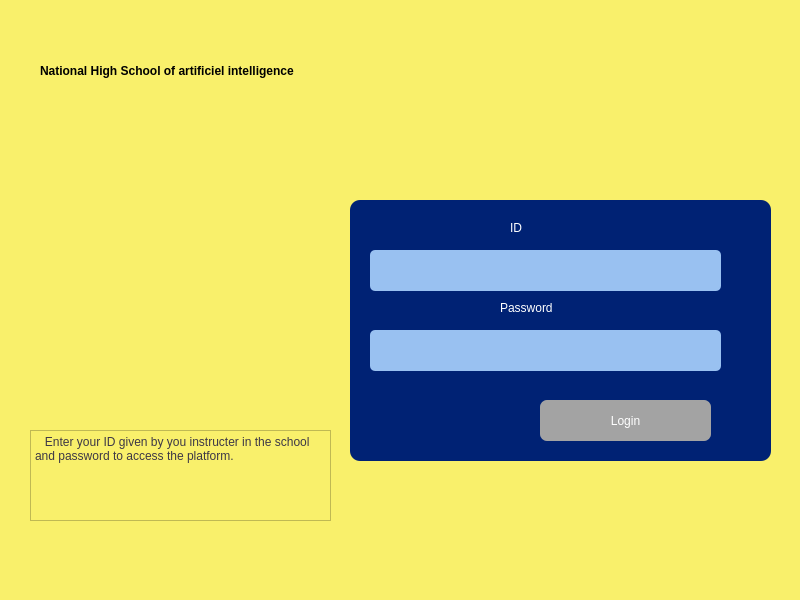
<?xml version="1.0" encoding="UTF-8"?>
<ui version="4.0">
 <class>MainWindow</class>
 <widget class="QMainWindow" name="MainWindow">
  <property name="geometry">
   <rect>
    <x>0</x>
    <y>0</y>
    <width>800</width>
    <height>600</height>
   </rect>
  </property>
  <property name="windowTitle">
   <string>Login</string>
  </property>
  <property name="windowIcon">
   <iconset theme="emblem-readonly"/>
  </property>
  <property name="styleSheet">
   <string notr="true">background-color:rgb(249, 240, 107);</string>
  </property>
  <widget class="QWidget" name="centralwidget">
   <widget class="QWidget" name="widget_2" native="true">
    <property name="geometry">
     <rect>
      <x>350</x>
      <y>200</y>
      <width>421</width>
      <height>261</height>
     </rect>
    </property>
    <property name="styleSheet">
     <string notr="true">border-radius:10px;

background-color:rgb(0, 34, 116)</string>
    </property>
    <widget class="QLineEdit" name="id">
     <property name="geometry">
      <rect>
       <x>20</x>
       <y>50</y>
       <width>351</width>
       <height>41</height>
      </rect>
     </property>
     <property name="styleSheet">
      <string notr="true">border-radius:5px;background-color:rgb(153, 193, 241);
font: 14pt &quot;Ubuntu&quot;;
color:black;</string>
     </property>
     <property name="text">
      <string/>
     </property>
    </widget>
    <widget class="QLineEdit" name="password">
     <property name="geometry">
      <rect>
       <x>20</x>
       <y>130</y>
       <width>351</width>
       <height>41</height>
      </rect>
     </property>
     <property name="styleSheet">
      <string notr="true">border-radius:5px;background-color:rgb(153, 193, 241);color:rgb(0, 0, 0);
font: 14pt &quot;Ubuntu&quot;;
color:black;</string>
     </property>
     <property name="inputMask">
      <string/>
     </property>
     <property name="text">
      <string/>
     </property>
     <property name="maxLength">
      <number>30</number>
     </property>
     <property name="echoMode">
      <enum>QLineEdit::Password</enum>
     </property>
    </widget>
    <widget class="QPushButton" name="login_button">
     <property name="geometry">
      <rect>
       <x>190</x>
       <y>200</y>
       <width>171</width>
       <height>41</height>
      </rect>
     </property>
     <property name="mouseTracking">
      <bool>true</bool>
     </property>
     <property name="styleSheet">
      <string notr="true">font: 500 14pt &quot;Ubuntu&quot;;

/*background: rgba(255, 255, 255,100);*/
border-image: url(:/buttons/b_l_n.png);
border:none;
border-repeat:none;
background:none;
background-color:#a3a3a3;
border-radius:7px;
color:#fff
</string>
     </property>
     <property name="text">
      <string>Login</string>
     </property>
    </widget>
    <widget class="QLabel" name="label_ID">
     <property name="geometry">
      <rect>
       <x>160</x>
       <y>20</y>
       <width>71</width>
       <height>16</height>
      </rect>
     </property>
     <property name="styleSheet">
      <string notr="true">color:#fff;
font: 500 15pt &quot;Ubuntu&quot;;</string>
     </property>
     <property name="text">
      <string>ID</string>
     </property>
    </widget>
    <widget class="QLabel" name="label_password">
     <property name="geometry">
      <rect>
       <x>150</x>
       <y>100</y>
       <width>101</width>
       <height>16</height>
      </rect>
     </property>
     <property name="styleSheet">
      <string notr="true">color:#fff;

font: 500 15pt &quot;Ubuntu&quot;;</string>
     </property>
     <property name="text">
      <string>Password</string>
     </property>
    </widget>
   </widget>
   <widget class="QLabel" name="label">
    <property name="geometry">
     <rect>
      <x>40</x>
      <y>50</y>
      <width>501</width>
      <height>41</height>
     </rect>
    </property>
    <property name="styleSheet">
     <string notr="true">color:black;
font: 800 17pt &quot;Ubuntu&quot;;
font-weight:900;
</string>
    </property>
    <property name="text">
     <string>National High School of artificiel intelligence</string>
    </property>
   </widget>
   <widget class="QLabel" name="label_2">
    <property name="geometry">
     <rect>
      <x>600</x>
      <y>30</y>
      <width>141</width>
      <height>101</height>
     </rect>
    </property>
    <property name="styleSheet">
     <string notr="true"/>
    </property>
    <property name="text">
     <string/>
    </property>
   </widget>
   <widget class="QPlainTextEdit" name="plainTextEdit">
    <property name="geometry">
     <rect>
      <x>30</x>
      <y>430</y>
      <width>301</width>
      <height>91</height>
     </rect>
    </property>
    <property name="styleSheet">
     <string notr="true">color: rgb(61, 56, 70);
font: 500 12pt &quot;Ubuntu Mono&quot;;</string>
    </property>
    <property name="readOnly">
     <bool>true</bool>
    </property>
    <property name="plainText">
     <string>   Enter your ID given by you instructer in the school and password to access the platform.</string>
    </property>
   </widget>
   <widget class="QLabel" name="label_3">
    <property name="geometry">
     <rect>
      <x>20</x>
      <y>130</y>
      <width>301</width>
      <height>281</height>
     </rect>
    </property>
    <property name="text">
     <string/>
    </property>
   </widget>
  </widget>
  <widget class="QStatusBar" name="statusbar"/>
 </widget>
 <resources/>
 <connections/>
</ui>
